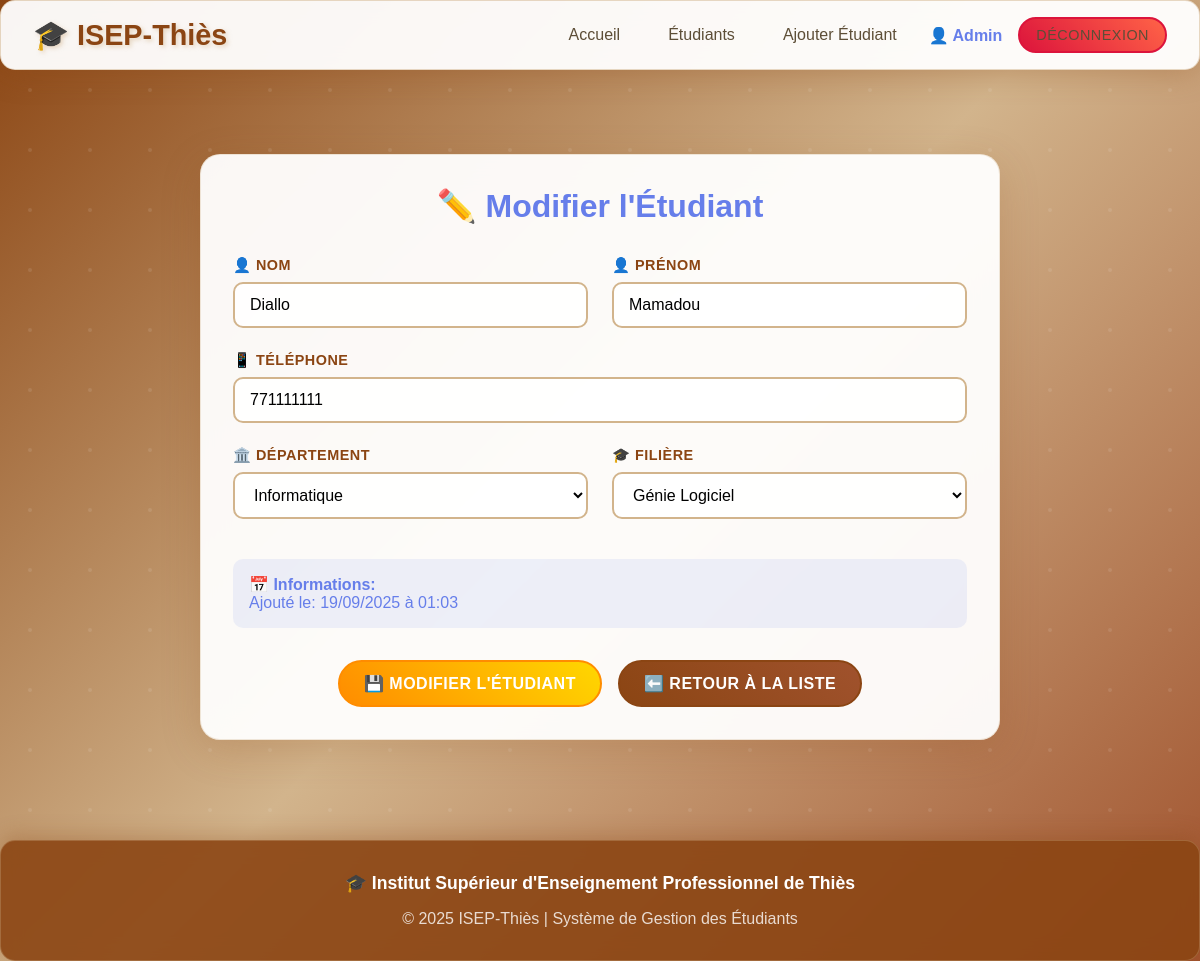
Screenshot of /pages/edit_student.php?id=1 (signed in) with the database file from the repository.
### tables this page shows
CREATE TABLE students (
    id INT AUTO_INCREMENT PRIMARY KEY,
    nom VARCHAR(100) NOT NULL,
    prenom VARCHAR(100) NOT NULL,
    telephone VARCHAR(20) NOT NULL,
    departement VARCHAR(100) NOT NULL,
    filiere VARCHAR(100) NOT NULL,
    user_id INT NOT NULL,
    created_at TIMESTAMP DEFAULT CURRENT_TIMESTAMP,
    FOREIGN KEY (user_id) REFERENCES users(id) ON DELETE CASCADE
);

### pages/edit_student.php (the view, shortened to what this page needs)
<?php
require_once '../config/database.php';
$student = null;
$studentId = (int)$_GET['id'];
$departements = [
    'Informatique',
    'Télécommunications',
    'Électronique',
    'Génie Civil',
    'Mécanique',
    'Électrotechnique'
];
$filieres = [
    'Génie Logiciel',
    'Cybersécurité',
    'Intelligence Artificielle',
    'Réseaux et Télécoms',
    'Systèmes Embarqués',
    'Développement Web',
    'Administration Systèmes',
    'Base de Données'
];
try {
    $stmt = $pdo->prepare("SELECT * FROM students WHERE id = ? AND user_id = ?");
    $stmt->execute([$studentId, $_SESSION['user_id']]);
    $student = $stmt->fetch();
} catch (PDOException $e) {
    $_SESSION['message'] = "Erreur lors de la récupération des données.";
    $_SESSION['message_type'] = "danger";
    header('Location: dashboard.php');
    exit();
}
?>
<!DOCTYPE html>
<html lang="fr">
<head>
    <link rel="stylesheet" href="../css/style.css">
</head>
<body>
    <header>
        <div class="header-content">
            <a href="../index.php" class="logo">🎓 ISEP-Thiès</a>
            <nav class="nav-links">
                <a href="../index.php">Accueil</a>
                <a href="dashboard.php">Étudiants</a>
                <a href="add_student.php">Ajouter Étudiant</a>
                <span style="color: #667eea; font-weight: bold;">
                    👤 <?php echo htmlspecialchars($_SESSION['user_name']); ?>
                </span>
                <a href="logout.php" class="btn btn-danger btn-sm">Déconnexion</a>
            </nav>
        </div>
    </header>
    <div class="container">
        <div class="card" style="max-width: 800px; margin: 2rem auto;">
            <h1 style="text-align: center; color: #667eea; margin-bottom: 2rem;">
                ✏️ Modifier l'Étudiant
            </h1>
            <form method="POST" action="">
                <div style="display: grid; grid-template-columns: repeat(auto-fit, minmax(300px, 1fr)); gap: 1.5rem;">
                    <div class="form-group">
                        <label for="nom">👤 Nom</label>
                        <input type="text"
                               id="nom"
                               name="nom"
                               class="form-control"
                               required
                               value="<?php echo isset($_POST['nom']) ? htmlspecialchars($_POST['nom']) : htmlspecialchars($student['nom']); ?>"
                               placeholder="Nom de famille">
                    </div>
                    <div class="form-group">
                        <label for="prenom">👤 Prénom</label>
                        <input type="text"
                               id="prenom"
                               name="prenom"
                               class="form-control"
                               required
                               value="<?php echo isset($_POST['prenom']) ? htmlspecialchars($_POST['prenom']) : htmlspecialchars($student['prenom']); ?>"
                               placeholder="Prénom">
                    </div>
                </div>
                <div class="form-group">
                    <label for="telephone">📱 Téléphone</label>
                    <input type="tel"
                           id="telephone"
                           name="telephone"
                           class="form-control"
                           required
                           value="<?php echo isset($_POST['telephone']) ? htmlspecialchars($_POST['telephone']) : htmlspecialchars($student['telephone']); ?>"
                           placeholder="77 123 45 67">
                </div>
                <div style="display: grid; grid-template-columns: repeat(auto-fit, minmax(300px, 1fr)); gap: 1.5rem;">
                    <div class="form-group">
                        <label for="departement">🏛️ Département</label>
                        <select id="departement" name="departement" class="form-control" required>
                            <?php foreach ($departements as $dept):
                                $selected = (isset($_POST['departement']) && $_POST['departement'] === $dept) ||
                                          (!isset($_POST['departement']) && $student['departement'] === $dept);
                            ?>
                                <option value="<?php echo $dept; ?>" <?php echo $selected ? 'selected' : ''; ?>>
                                    <?php echo $dept; ?>
                                </option>
                            <?php endforeach; ?>
                        </select>
                    </div>
                    <div class="form-group">
                        <label for="filiere">🎓 Filière</label>
                        <select id="filiere" name="filiere" class="form-control" required>
                            <?php foreach ($filieres as $fil):
                                $selected = (isset($_POST['filiere']) && $_POST['filiere'] === $fil) ||
                                          (!isset($_POST['filiere']) && $student['filiere'] === $fil);
                            ?>
                                <option value="<?php echo $fil; ?>" <?php echo $selected ? 'selected' : ''; ?>>
                                    <?php echo $fil; ?>
                                </option>
                            <?php endforeach; ?>
                        </select>
                    </div>
                </div>
                <div style="background: rgba(102, 126, 234, 0.1); padding: 1rem; border-radius: 10px; margin: 1rem 0;">
                    <p style="margin: 0; color: #667eea;">
                        <strong>📅 Informations:</strong><br>
                        Ajouté le: <?php echo date('d/m/Y à H:i', strtotime($student['created_at'])); ?>
                    </p>
                </div>
                <div style="display: flex; gap: 1rem; justify-content: center; margin-top: 2rem;">
                    <button type="submit" class="btn btn-warning">💾 Modifier l'Étudiant</button>
                    <a href="dashboard.php" class="btn btn-primary">⬅️ Retour à la liste</a>
                </div>
            </form>
        </div>
    </div>
    <footer style="background: rgba(255,255,255,0.1); padding: 2rem; text-align: center; margin-top: 3rem; border-radius: 15px;">
        <div style="color: white; font-size: 1.1rem; margin-bottom: 1rem;">
            <strong>🎓 Institut Supérieur d'Enseignement Professionnel de Thiès</strong>
        </div>
        <div style="color: rgba(255,255,255,0.8);">
            <p>© 2025 ISEP-Thiès | Système de Gestion des Étudiants</p>
        </div>
    </footer>
</body>
</html>

### css/style.css (style rules this page uses)
* { margin: 0; padding: 0; box-sizing: border-box; }
body { font-family: 'Arial', sans-serif; background: linear-gradient(135deg, #8B4513 0%, #D2B48C 50%, #A0522D 100%); min-height: 100vh; color: #333; position: relative; }
body::before { content: ''; position: fixed; top: 0; left: 0; width: 100%; height: 100%; z-index: -1; }
.container { max-width: 1200px; margin: 0 auto; padding: 20px; }
header { background: rgba(255, 255, 255, 0.95); backdrop-filter: blur(10px); padding: 1rem 2rem; box-shadow: 0 4px 30px rgba(139, 69, 19, 0.3); margin-bottom: 2rem; border-radius: 15px; border: 1px solid rgba(210, 180, 140, 0.5); }
.header-content { display: flex; justify-content: space-between; align-items: center; max-width: 1200px; margin: 0 auto; }
.logo { font-size: 1.8rem; font-weight: bold; color: #8B4513; text-decoration: none; text-shadow: 2px 2px 4px rgba(210, 180, 140, 0.5); transition: all 0.3s ease; }
.nav-links { display: flex; gap: 1rem; align-items: center; }
.nav-links a { color: #5D4E37; text-decoration: none; padding: 0.5rem 1rem; border-radius: 25px; transition: all 0.3s ease; font-weight: 500; }
.card { background: rgba(255, 255, 255, 0.95); backdrop-filter: blur(15px); border-radius: 20px; padding: 2rem; box-shadow: 0 10px 40px rgba(139, 69, 19, 0.2); margin-bottom: 2rem; border: 1px solid rgba(210, 180, 140, 0.3); transition: all 0.3s ease; }
.form-group { margin-bottom: 1.5rem; }
.form-group label { display: block; margin-bottom: 0.5rem; font-weight: bold; color: #8B4513; text-transform: uppercase; letter-spacing: 0.5px; font-size: 0.9rem; }
.form-control { width: 100%; padding: 12px 15px; border: 2px solid #D2B48C; border-radius: 10px; font-size: 1rem; transition: all 0.3s ease; background: rgba(255, 255, 255, 0.9); }
.btn { display: inline-block; padding: 12px 24px; border: none; border-radius: 25px; font-size: 1rem; font-weight: bold; text-decoration: none; text-align: center; cursor: pointer; transition: all 0.3s ease; text-transform: uppercase; letter-spacing: 0.5px; position: relative; overflow: hidden; }
.btn::before { content: ''; position: absolute; top: 0; left: -100%; width: 100%; height: 100%; background: linear-gradient(90deg, transparent, rgba(255,255,255,0.3), transparent); transition: left 0.5s; }
.btn-primary { background: linear-gradient(45deg, #8B4513, #A0522D); color: white; border: 2px solid #8B4513; }
.btn-danger { background: linear-gradient(45deg, #DC143C, #FF6347); color: white; border: 2px solid #DC143C; }
.btn-warning { background: linear-gradient(45deg, #FF8C00, #FFD700); color: white; border: 2px solid #FF8C00; }
.btn-sm { padding: 8px 16px; font-size: 0.9rem; }
.card, .table, .stat-card { animation: fadeIn 0.6s ease-out; }
.nav-links a { animation: slideIn 0.4s ease-out; }
footer { background: rgba(139, 69, 19, 0.9) !important; backdrop-filter: blur(10px); border: 1px solid rgba(210, 180, 140, 0.3) !important; box-shadow: 0 -5px 20px rgba(139, 69, 19, 0.3) !important; }

### rows the page displays
students: nom "Diallo", prenom "Mamadou", telephone "771111111", departement "Informatique", filiere "Génie Logiciel", created_at "19/09/2025 à 01:03"

### other values shown
$_SESSION['user_name'] "Admin"
